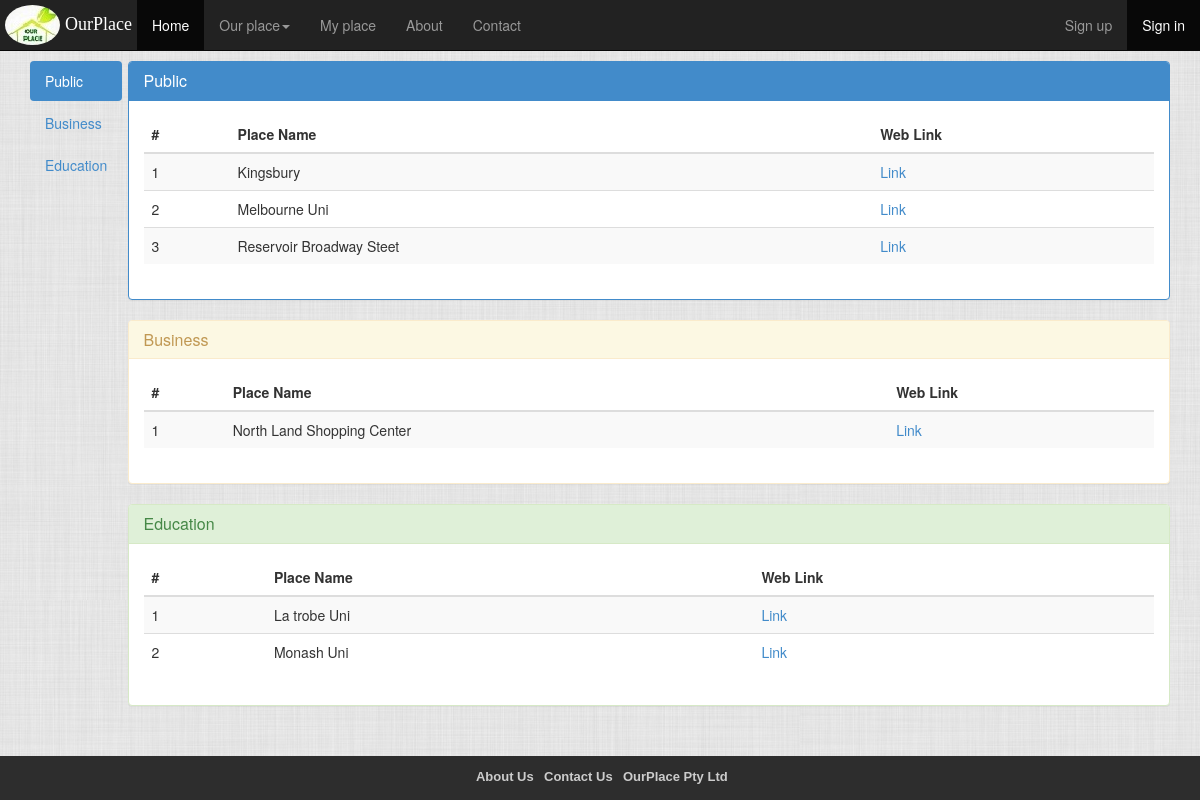
/ourplace.com/our_place.php, run on the app's committed database.
### tables this page shows
CREATE TABLE IF NOT EXISTS `pages` (
  `page_id` int(11) NOT NULL AUTO_INCREMENT,
  `user_id` int(11) NOT NULL,
  `page_type` int(2) NOT NULL,
  `place_name` varchar(50) NOT NULL,
  `place_location` varchar(100) NOT NULL,
  `catch_phrase` varchar(255) NOT NULL,
  `place_desc` text NOT NULL,
  `bg_color` varchar(15) DEFAULT 'white',
  `cp_font` varchar(20) NOT NULL DEFAULT 'Arial',
  PRIMARY KEY (`page_id`),
  UNIQUE KEY `place_name` (`place_name`)
);

### ourplace.com/our_place.php (the view, shortened to what this page needs)
<?php
   include('./header.php');
?>
<body style="margin-top: 60px; background:url(./img/BG.jpg) repeat;">
<div class="container">
	<div class="row clearfix">
		<div class="col-md-1 column">
			<div class="bs-sidebar" style="position: fixed;">
			<ul class="nav nav-pills nav-stacked">
				<li class="active">
					<a href="#p1">Public</a>
				</li>
				<li>
					<a href="#p2">Business</a>
				</li>
				<li>
					<a href="#p3">Education</a>
				</li>
			</ul>
			</div>
		</div>
		<div class="col-md-11 column">
			<div class="panel panel-primary" >
				<div class="panel-heading" id="p1">
					<h3 class="panel-title">
						Public
					</h3>
				</div>
				<div class="panel-body">
					<table class="table table-striped">
						<thead>
							<tr>
								<th>
									#</th>
								<th>
									Place Name</th>
								<th>
									Web Link</th>
							</tr>
						</thead>
						<tbody>
							<?php
							try{
									include('./config/pdo_config.php');
								$sql="SELECT page_id, place_name, page_type FROM pages ORDER BY place_name";
								$result= $dbh->query($sql);
								$count = 1;
								foreach($result as $row){
									if($row['page_type'] == 1){
										echo'<tr>';
										echo	'<td>'.$count. '</td>';
										echo	'<td>'.$row['place_name']. '</td>';
										echo	'<td><a href="./user_template/temp_config.php?page_id=' .$row['page_id']. '">Link</a></td>';
										echo'</tr>';
										$count++;
									}
								}
							}
							catch(Exception $e){
								print_r($e);
							}
							?>
						</tbody>
					</table>
				</div>
			</div>
			<div class="panel panel-warning" >
				<div class="panel-heading" id="p2">
					<h3 class="panel-title">
						Business
					</h3>
				</div>
				<div class="panel-body">
					<table class="table table-striped">
						<thead>
							<tr>
								<th>
									#</th>
								<th>
									Place Name</th>
								<th>
									Web Link</th>
							</tr>
						</thead>
						<tbody>
							<?php
							try{
									include('./config/pdo_config.php');
								$sql="SELECT page_id, place_name, page_type FROM pages ORDER BY place_name";
								$result= $dbh->query($sql);
								$count = 1;
								foreach($result as $row){
									if($row['page_type'] == 2){
										echo'<tr>';
										echo	'<td>'.$count. '</td>';
										echo	'<td>'.$row['place_name']. '</td>';
										echo	'<td><a href="./user_template/temp_config.php?page_id=' .$row['page_id']. '">Link</a></td>';
										echo'</tr>';
										$count++;
									}
								}
							}
							catch(Exception $e){
									print_r($e);
							}
							?>
						</tbody>
					</table>
				</div>
			</div>
			<div class="panel panel-success" >
				<div class="panel-heading" id="p3">
					<h3 class="panel-title">
						Education
					</h3>
				</div>
				<div class="panel-body">
					<table class="table table-striped">
						<thead>
							<tr>
								<th>
									#</th>
								<th>
									Place Name</th>
								<th>
									Web Link</th>
							</tr>
						</thead>
						<tbody>
							<?php
							try{
									include('./config/pdo_config.php');
								$sql="SELECT page_id, place_name, page_type FROM pages ORDER BY place_name";
								$result= $dbh->query($sql);
								$count = 1;
								foreach($result as $row){
									if($row['page_type'] == 3){
										echo'<tr>';
										echo	'<td>'.$count. '</td>';
										echo	'<td>'.$row['place_name']. '</td>';
										echo	'<td><a href="./user_template/temp_config.php?page_id=' .$row['page_id']. '">Link</a></td>';
										echo'</tr>';
										$count++;
									}
								}
							}
							catch(Exception $e){
									print_r($e);
							}
							?>
						</tbody>
					</table>
				</div>
			</div>
		</div>
	</div>
</div>
</body>

### ourplace.com/css/style.css (style rules this page uses)
html { position: relative; min-height: 100%; }
body { margin-top: 60px; margin-bottom: 40px; }
#footer { position: absolute; bottom: 0; width: 100%; background-color: #2D2D2D; }

### data on the page
pages: place_name "Kingsbury"
pages: place_name "Melbourne Uni"
pages: place_name "Reservoir Broadway Steet"
pages: place_name "North Land Shopping Center"
pages: place_name "La trobe Uni"
pages: place_name "Monash Uni"
